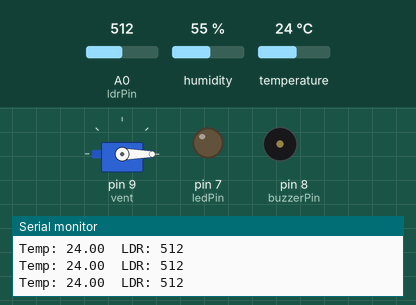
The sketch below on a simulated Arduino Uno, built with avr-gcc and run on an emulated ATmega328P. Parts: servo, output pins drawn as LEDs (lit = HIGH), buzzer (waves = sounding), the last lines printed to the serial monitor. The test bench sets the inputs (shaded band); at power-on: temperature 24 °C, A0 (ldrPin) = 512, humidity 55 %.

Above: at 1.2 s.
1.3 s: temperature set to 27.3 °C
3.2 s: temperature set to 28.5 °C
At 4.9 s:
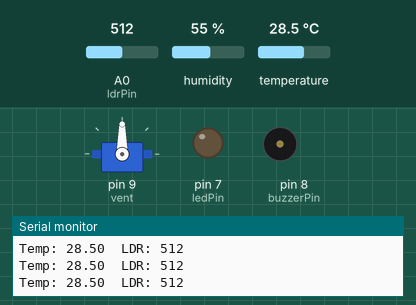
5.5 s: A0 (ldrPin) set to 488
At 6.4 s:
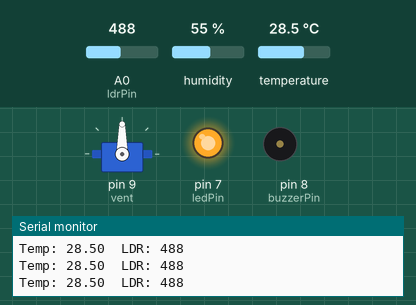
7.1 s: temperature set to 31.3 °C
9.2 s: temperature set to 32.5 °C
At 10.4 s:
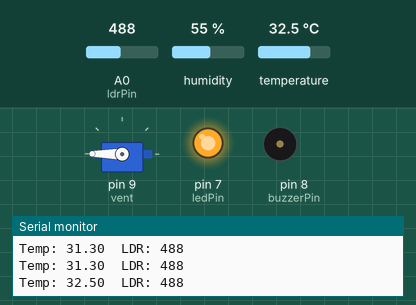
12.7 s: A0 (ldrPin) set to 510
At 13.41 s:
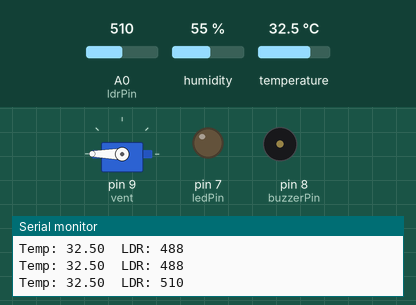
Timing chart, 0 to 17.2 s (numbered marks = the images above; inputs shaded):
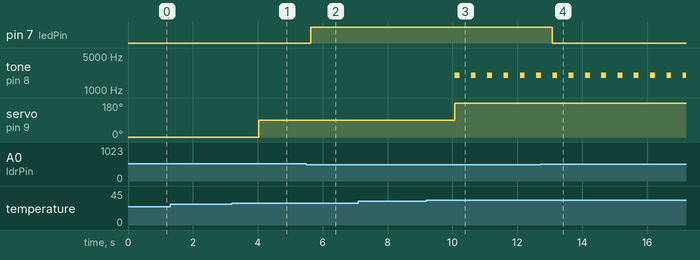

Measured:
- the behaviour switches between 27.9 and 28 °C on temperature (found by bisection; images 0 and 1)
- the behaviour switches between 500 and 499 on A0 (ldrPin) (found by bisection; images 1 and 2)
- the behaviour switches between 32 and 32.1 °C on temperature (found by bisection; images 2 and 3)
- after the input at 3.2 s, servo on pin 9 (vent): 0° → 90° after 0.83 s
- after the input at 5.5 s, pin 7 (ledPin): LOW → HIGH after 0.14 s
- after the input at 9.2 s, tone on pin 8 (buzzerPin): alternates 2000 Hz for 0.15 s and silent for 0.35 s, starting after 0.87 s; servo on pin 9 (vent): 90° → 180° after 0.87 s
- after the input at 12.7 s, pin 7 (ledPin): HIGH → LOW after 0.38 s

The sketch:

code.ino
```cpp
#include <DHT.h>
#include <Servo.h>
#define DHTPIN 4
#define DHTTYPE DHT22
#define ldrPin A0
#define ledPin 7
#define buzzerPin 8
DHT dht(DHTPIN, DHTTYPE);
Servo vent;

void setup() {
  Serial.begin(9600);
  dht.begin();
  vent.attach(9);
  pinMode(ledPin, OUTPUT);
  pinMode(buzzerPin, OUTPUT);
}

void loop() {
  int ldrValue = analogRead(ldrPin);
  if (ldrValue < 500) {
    digitalWrite(ledPin, HIGH);
  } else {
    digitalWrite(ledPin, LOW);
  }

  float temp = dht.readTemperature();
  Serial.print("Temp: ");
  Serial.print(temp);
  Serial.print("  LDR: ");
  Serial.println(ldrValue);

  if (temp < 28) {
    vent.write(0);
    noTone(buzzerPin);
  }

  else if (temp >= 28 && temp <= 32) {
    vent.write(90);
    noTone(buzzerPin);
  }

  else {
    vent.write(180);
    tone(buzzerPin, 2000);
    delay(150);
    noTone(buzzerPin);
    delay(150);
  }

  delay(200);
}
```
